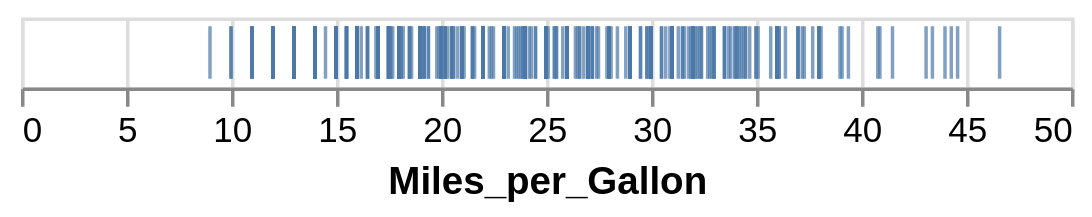

Notebook code cell kept with this figure:
### Code cell
val stripChart = VegaPlot.fromResource("strip_chart.vl.json")
stripChart.plot(
  _.data.values := data.asJson,
  _.encoding.x.field := "Miles_per_Gallon"
)

### Figure 1 — Vega-Lite specification as saved in the notebook (floating-point values rounded to 4 significant figures; data arrays with more than 128 entries replaced by an {"elided": "..."} marker saying what was removed)
{"$schema": "https://vega.github.io/schema/vega-lite/v6.1.0.json", "config": {"view": {"continuousHeight": 300, "continuousWidth": 300}}, "data": {"values": {"elided": "406 records"}}, "encoding": {"x": {"field": "Miles_per_Gallon", "type": "quantitative"}}, "mark": {"type": "tick"}}
